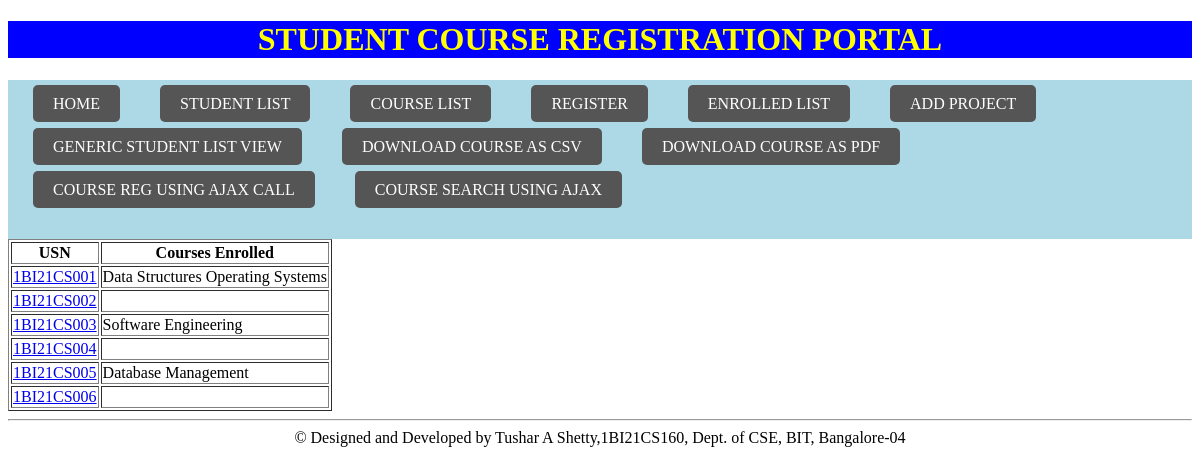
Page /genericlistviewstudent/ on the committed database.
### tusharapp/models.py (models this page shows)
class student(models.Model):
 usn=models.CharField(max_length=10)
 name=models.CharField(max_length=40)
 sem=models.IntegerField()
 courses=models.ManyToManyField(course,related_name='student_set')

class course(models.Model):
 courseCode=models.CharField(max_length=10)
 courseName=models.CharField(max_length=50)
 courseCredits=models.IntegerField()

### tusharapp/views.py (the view)
# urls.py: path('genericlistviewstudent/',StudentListView.as_view()),
class StudentListView(generic.ListView):
  model=student
  template_name="GenericListViewStudent.html"

### tusharapp/templates/GenericListViewStudent.html (shortened to what this page needs)
{% extends 'basicTemplate.html' %}
{% block content %}
{% if student_list %}
<table border="1">
 <tr>
   <th>USN</th>
   <th>Courses Enrolled</th>
 </tr>
{% for student in student_list %}
<tr>
    <td>
    <a href="/genericdetailedviewstudent/{{student.pk}}">{{student.usn}}</a>
    </td>
    <td>
    {% for course in student.courses.all %}
     <span>{{course.courseName}}</span>
    {% endfor %}
    </td>
</tr>
{% endfor %}
</table>
{% else %}
 <h1>No Students Enrolled</h1>
{% endif %}
{% endblock %}

### rows in the picture
student: usn "1BI21CS001"
course: courseName "Data Structures"
course: courseName "Operating Systems"
student: usn "1BI21CS002"
student: usn "1BI21CS003"
course: courseName "Software Engineering"
student: usn "1BI21CS004"
student: usn "1BI21CS005"
course: courseName "Database Management"
student: usn "1BI21CS006"
